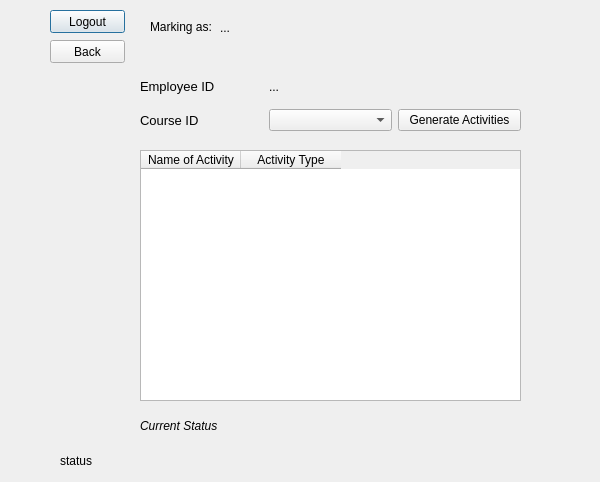
<?xml version="1.0" encoding="UTF-8"?>
<ui version="4.0">
 <class>marker</class>
 <widget class="QDialog" name="marker">
  <property name="geometry">
   <rect>
    <x>0</x>
    <y>0</y>
    <width>600</width>
    <height>482</height>
   </rect>
  </property>
  <property name="windowTitle">
   <string>Dialog</string>
  </property>
  <widget class="QPushButton" name="pushButton_logout">
   <property name="geometry">
    <rect>
     <x>50</x>
     <y>10</y>
     <width>75</width>
     <height>23</height>
    </rect>
   </property>
   <property name="text">
    <string>Logout</string>
   </property>
  </widget>
  <widget class="QLabel" name="label_receiveData">
   <property name="geometry">
    <rect>
     <x>220</x>
     <y>20</y>
     <width>211</width>
     <height>16</height>
    </rect>
   </property>
   <property name="text">
    <string>...</string>
   </property>
  </widget>
  <widget class="QPushButton" name="pushButton_back">
   <property name="geometry">
    <rect>
     <x>50</x>
     <y>40</y>
     <width>75</width>
     <height>23</height>
    </rect>
   </property>
   <property name="text">
    <string>Back</string>
   </property>
  </widget>
  <widget class="QWidget" name="layoutWidget">
   <property name="geometry">
    <rect>
     <x>150</x>
     <y>10</y>
     <width>63</width>
     <height>34</height>
    </rect>
   </property>
   <layout class="QVBoxLayout" name="verticalLayout">
    <item>
     <widget class="QLabel" name="label">
      <property name="text">
       <string>Marking as: </string>
      </property>
     </widget>
    </item>
   </layout>
  </widget>
  <widget class="QLabel" name="label_status">
   <property name="geometry">
    <rect>
     <x>60</x>
     <y>450</y>
     <width>141</width>
     <height>21</height>
    </rect>
   </property>
   <property name="text">
    <string>status</string>
   </property>
  </widget>
  <widget class="QWidget" name="layoutWidget_2">
   <property name="geometry">
    <rect>
     <x>140</x>
     <y>70</y>
     <width>381</width>
     <height>61</height>
    </rect>
   </property>
   <layout class="QGridLayout" name="gridLayout">
    <item row="0" column="0">
     <widget class="QLabel" name="label_2">
      <property name="font">
       <font>
        <pointsize>10</pointsize>
       </font>
      </property>
      <property name="text">
       <string>Employee ID</string>
      </property>
     </widget>
    </item>
    <item row="1" column="0">
     <widget class="QLabel" name="label_3">
      <property name="font">
       <font>
        <pointsize>10</pointsize>
       </font>
      </property>
      <property name="text">
       <string>Course ID</string>
      </property>
     </widget>
    </item>
    <item row="1" column="2">
     <widget class="QPushButton" name="pushButton_Generate">
      <property name="text">
       <string>Generate Activities</string>
      </property>
     </widget>
    </item>
    <item row="1" column="1">
     <widget class="QComboBox" name="Course_comboBox"/>
    </item>
    <item row="0" column="1">
     <widget class="QLabel" name="label_receiveData2">
      <property name="text">
       <string>...</string>
      </property>
     </widget>
    </item>
   </layout>
  </widget>
  <widget class="QLabel" name="label_staus">
   <property name="geometry">
    <rect>
     <x>140</x>
     <y>415</y>
     <width>281</width>
     <height>21</height>
    </rect>
   </property>
   <property name="font">
    <font>
     <italic>true</italic>
    </font>
   </property>
   <property name="text">
    <string>Current Status</string>
   </property>
  </widget>
  <widget class="QTableWidget" name="tableWidget_activites">
   <property name="geometry">
    <rect>
     <x>140</x>
     <y>150</y>
     <width>381</width>
     <height>251</height>
    </rect>
   </property>
   <column>
    <property name="text">
     <string>Name of Activity</string>
    </property>
   </column>
   <column>
    <property name="text">
     <string>Activity Type</string>
    </property>
   </column>
  </widget>
 </widget>
 <resources/>
 <connections/>
</ui>
